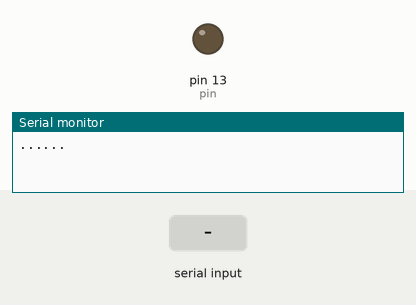
This sketch was run on a simulated Arduino Uno, built with avr-gcc and run on an emulated ATmega328P. On the bench: output pins drawn as LEDs (lit = HIGH), the last lines printed to the serial monitor. The inputs (shaded band) are chosen by the test bench.

Above: at 1.2 s.
1.3 s: "1" received over the second serial link
At 2.5 s:
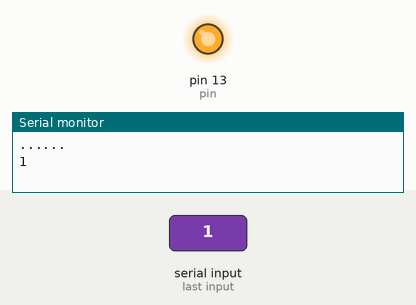
2.8 s: "0" received over the second serial link
At 3.9 s:
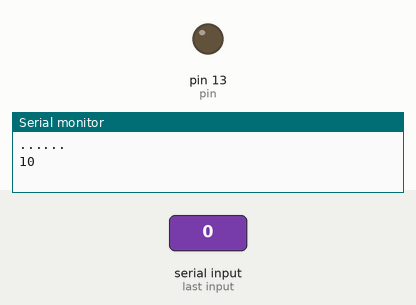
Timing chart, 0 to 5.8 s (numbered marks = the images above; inputs shaded):
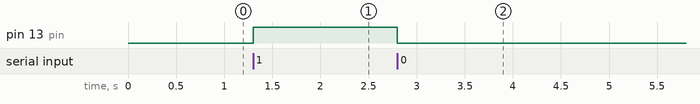

The sketch:

Bluetooth.ino
```cpp
/*
   Interfacing Bluetooth to control an LED

   Use the software serial library to interface bluetooth for Arduino UNO
   for Arduino MEGA we can use inbuilt serial ports

   This code is for Arduino UNO, if you have arduino mega, uncomment
   the line with mega prefix, ad comment the uno prefixed line

   Connection

   --Arduino UNO--

   Arduino 5V --> 5V|VCC of Bluetooth module
   Arduino Gnd --> GND of Bluetooth Module

   Pin 6(Software Rx) --> Tx of Blutooth Module
   Pin 7(Software Tx) --> Rx of Bluetooth Module

   --Arduino MEGA--
   Serial3 Rx --> Tx of Blutooth Module
   Serial3 Tx --> Rx of Bluetooth Module

*/

//call the software serial library
// Comment the below line while working with Arduino Mega
#include <SoftwareSerial.h>//UNO

// Comment the below line while working with Arduino Mega
SoftwareSerial sw(6, 7); //(Rx,Tx)   UNO

int pin = 13;
int data = 0;

void setup() {
  // put your setup code here, to run once:
  pinMode(pin, OUTPUT);
  Serial.begin(9600);

  Serial.println("......");
  sw.begin(9600);  //UNO
  //Serial3.begin(9600)  //MEGA

}

void loop() {
  // put your main code here, to run repeatedly:
  if (sw.available() > 0) //UNO
  //if(Serial3.available() > 0) //MEGA
  {
    data = sw.read();  //UNO
    //data = Serial3.read()  //MEGA
    if (data == '1') {
      digitalWrite(pin, HIGH);
    }
    if (data == '0') {
      digitalWrite(pin, LOW);
    }
    Serial.write(data);
  }

}
```

Measured:
- after the input at 1.3 s, pin 13 (pin): LOW → HIGH at once
- after the input at 2.8 s, pin 13 (pin): HIGH → LOW at once
